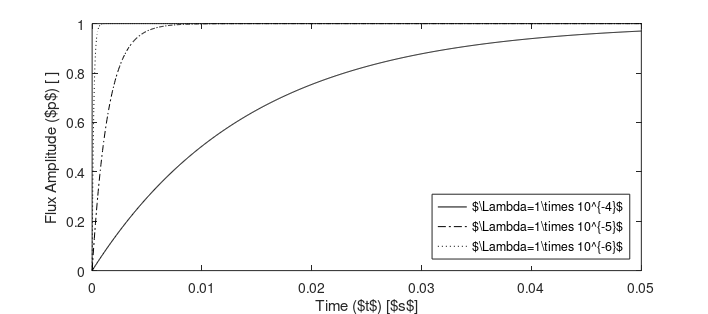

Write the MATLAB code that produced this figure. (Note: this script raises an error after producing the figure.)
clear; close all; clc;


beta=0.007;
lambdabar=0.1;

set(gcf,'Units','centimeters');
rho1=0;
t=linspace(0,0.05,1000);
legendloc='SouthEast';
for i=1:3

    switch i
        case 1
            Lambda=10^-4;
            linespec='k-';
        case 2
            Lambda=10^-5;
            linespec='k-.';
        case 3
            Lambda=10^-6;
            linespec='k:';
    end

    p=1-exp(-(lambdabar*Lambda+beta)*t/Lambda);
    h5=plot(t,p,linespec);
    hold on;

    xlabel('Time ($t$) [$s$]','interpreter','none');
    ylabel('Flux Amplitude ($p$) [ ]','interpreter','none');
end
l=legend('$\Lambda=1\times 10^{-4}$','$\Lambda=1\times 10^{-5}$','$\Lambda=1\times 10^{-6}$')
set(l,'Location',legendloc,'interpreter','none');
figwidth=18;
figheight=8;
set(gcf,'Position',[1 1 figwidth figheight],'PaperPositionMode','auto');
plot2svg(['img/NUCL_511_HWMK_7_PROB_2.svg']);
